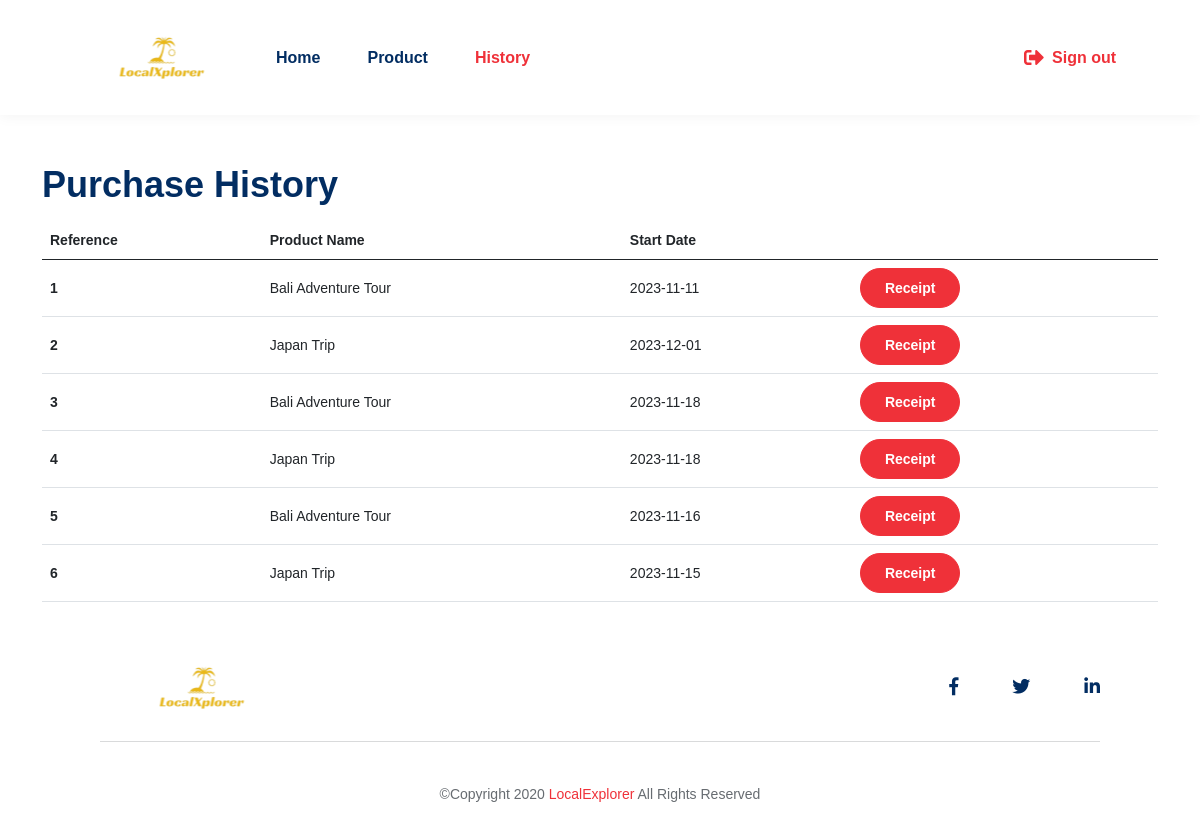
The app's page /purchaseHistory_Customer.php (signed in), older data.
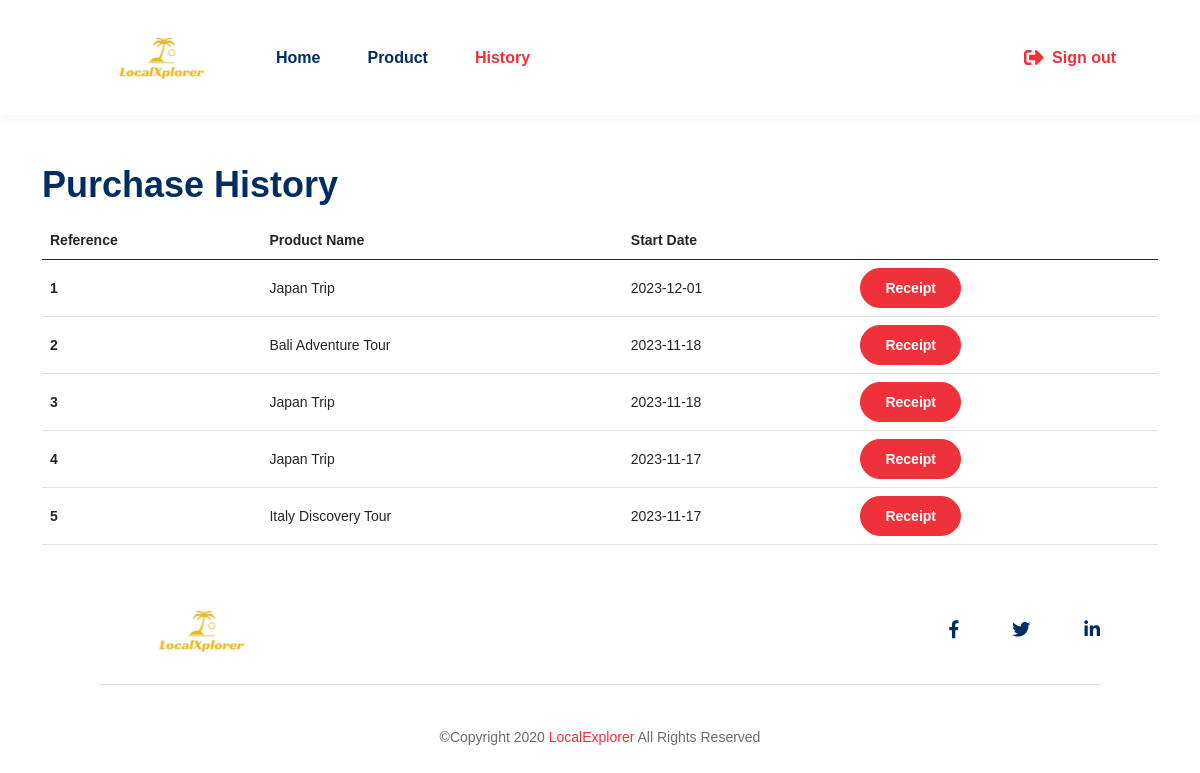
The same page, newer data.
### tables this page shows
CREATE TABLE `purchase` (
  `PurchaseID` int(11) NOT NULL,
  `Date` varchar(10) NOT NULL,
  `Total` int(11) NOT NULL,
  `Pax` int(11) NOT NULL,
  `BillDate` varchar(10) NOT NULL,
  `ProductID` int(11) DEFAULT NULL,
  `CustID` int(11) DEFAULT NULL,
  `MerchantID` int(11) DEFAULT NULL
);

CREATE TABLE `product` (
  `ProductID` int(11) NOT NULL,
  `Name` varchar(50) NOT NULL,
  `Description` varchar(1000) NOT NULL,
  `Highlight` text NOT NULL,
  `Package` text NOT NULL,
  `Price` int(11) NOT NULL,
  `MerchantID` int(11) DEFAULT NULL
);

### purchaseHistory_Customer.php (the view, shortened to what this page needs)
<!DOCTYPE html>
<html lang="en">
<head>
  <link rel="stylesheet" href="css/font-awesome/all.min.css" />
  <link rel="stylesheet" href="css/bootstrap/bootstrap.min.css" />
  <link rel="stylesheet" href="css/owl-carousel/owl.carousel.min.css" />
  <link rel="stylesheet" href="css/swiper/swiper.min.css" />
  <link rel="stylesheet" href="css/animate/animate.min.css" />
  <link rel="stylesheet" href="css/style.css" />
</head>
<body>
  <header class="header default">
    <nav class="navbar bg-white navbar-static-top navbar-expand-lg">
      <div class="container-fluid">
        <a class="navbar-brand" href="index.php"><img src="images/logo.svg" style="width:200px;height:75px;">
        </a>
        <div class="navbar-collapse collapse">
          <ul class="nav navbar-nav">
          <li class="nav-item">
              <a class="nav-link" href="index.php">Home</a>
            </li>
            <li class="nav-item">
              <a class="nav-link" href="product.php">Product</a>
            </li>
            <li class="nav-item active">
              <a class="nav-link" href="purchaseHistory_Customer.php">History</a>
            </li>
          </ul>
        </div>
        <div class="d-none d-sm-flex ms-auto me-5 me-lg-0 pe-4 pe-lg-0">
          <ul class="nav ms-1 ms-lg-2 align-self-center">
            <li class="sign_out nav-item pe-4 ">
            <a class="fw-bold" href="php/functions.php?op=signout"><i class="fas fa-sign-out-alt pe-2"></i>Sign out</a>
            </li>
      </div>
    </nav>
  </header>
  <div class="container my-5">
    <h2>Purchase History</h2>
    <table class="table">
    <thead>
      <tr>
        <th scope="col">Reference</th>
        <th scope="col">Product Name</th>
        <th scope="col">Start Date</th>
        <th scope="col"></th>
      </tr>
    </thead>
    <tbody>
    <?php
        global $dbConnection;
        $sql = "SELECT purchase.PurchaseID, purchase.Date, purchase.Total, purchase.ProductID, product.Name
        FROM purchase
        JOIN product ON purchase.ProductID = product.ProductID;";
        $purchaseQ = mysqli_query($dbConnection,$sql);
        $num = 1;
        while($purchase = mysqli_fetch_assoc($purchaseQ)){
          echo '<tr">
          <th scope="row" class="align-middle">' . $num . '</th>
          <td class="align-middle">' . $purchase['Name'] . '</td>
          <td class="align-middle">' . $purchase['Date'] . '</td>
          <td class="align-middle">
              <form method="post" action="invoice.php">
                  <input type="hidden" name="purchase_id" value="' . $purchase['PurchaseID'] . '">
                  <button type="submit" class="btn btn-primary btn-sm">Receipt</button>
              </form>
          </td>
          </tr>';
          $num++;
      }
    ?>
    </tbody>
  </table>
  </div>
  <footer class="footer my-3">
    <div class="footer-top">
      <div class="container-fluid">
        <div class="row align-items-center">
          <div class="col-sm-3">
            <a href="index.php"> <img src="images/logo.svg" style="width:200px;height:75px;">
            </a>
          </div>
          <div class="col-sm-9 text-sm-end mt-4 mt-sm-0">
            <ul class="list-unstyled mb-0 social-icon">
              <li><a href="#"><i class="fab fa-facebook-f"></i></a></li>
              <li><a href="#"><i class="fab fa-twitter"></i></a></li>
              <li><a href="#"><i class="fab fa-linkedin-in"></i></a></li>
            </ul>
          </div>
        </div>
        <hr class="pb-0">
      </div>
    </div>
    <div class="footer-bottom py-4">
      <div class="container">
        <div class="row">
          <div class="col-lg-12 text-center">
            <p class="mb-0">©Copyright 2020 <a href="index.php">LocalExplorer</a> All Rights Reserved</p>
          </div>
        </div>
      </div>
    </div>
  </footer>
</body>
</html>

Row changes from the older to the newer data that the page shows:
removed purchase: ProductID.Name "Bali Adventure Tour", Date "2023-11-11"
removed purchase: ProductID.Name "Bali Adventure Tour", Date "2023-11-16"
removed purchase: ProductID.Name "Japan Trip", Date "2023-11-15"
added purchase: ProductID.Name "Japan Trip", Date "2023-11-17"
added purchase: ProductID.Name "Italy Discovery Tour", Date "2023-11-17"
